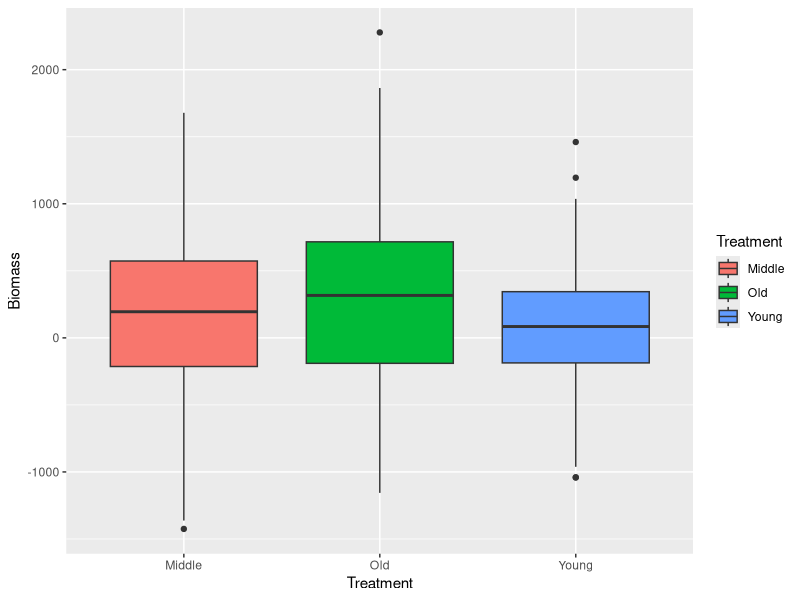
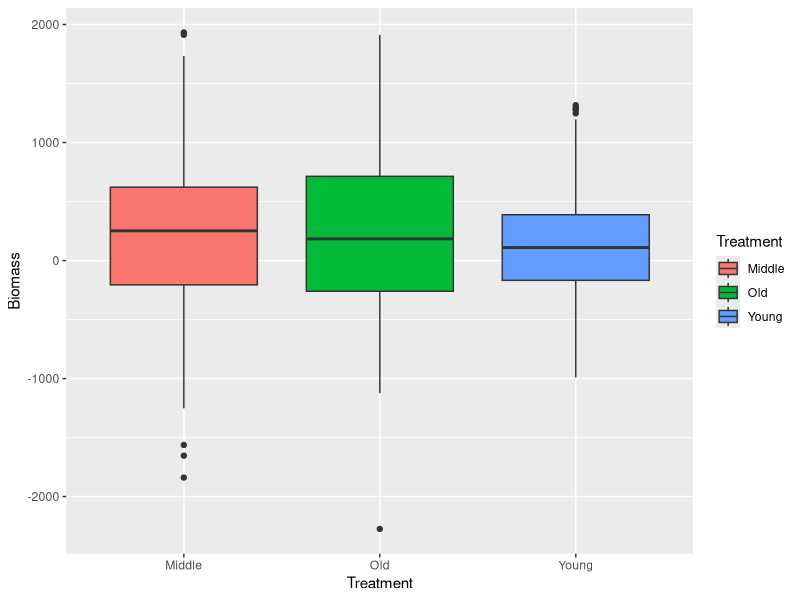
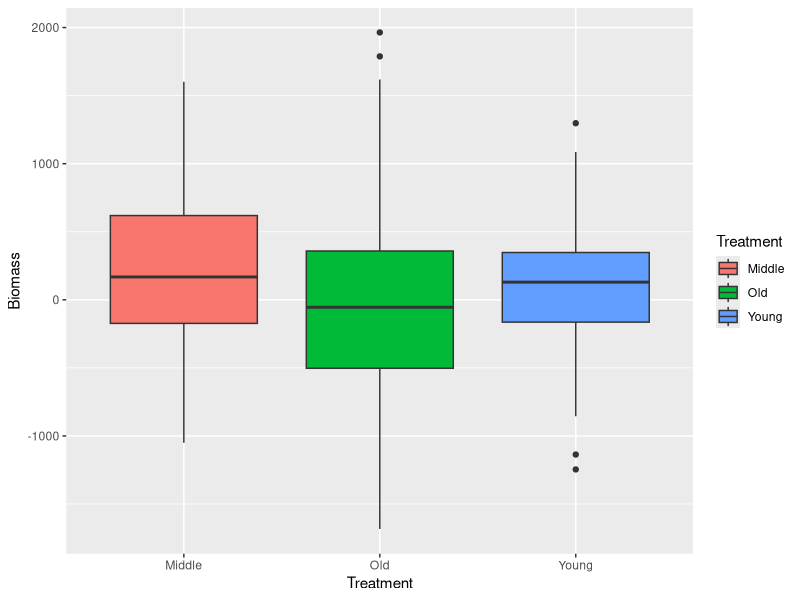

Write the R code that produced these figures, in order.
# Isaac Racine
# HW 8
# 10 Mar 2021
#------------------------------------------------

library(ggplot2)
library(tidyverse)

#https://datadryad.org/stash/dataset/doi:10.5061/dryad.82vr4
#where I got my data

z <- read.table("AbovegroundData.csv",header=TRUE,sep=",", stringsAsFactors=FALSE)

#add ID column, index age and biomass to new dataframe
z <- data.frame(1:nrow(z),z$Age, z$AGB) 
names(z) <- list("ID","Age","Biomass")


#change Age's with OG to 200
#OG meant they were too old to detemine an age
#we will put in age of 200
z <- z %>%
  mutate(Age = str_replace(Age, "OG", "200"))



#change age from char to int
z$Age <- as.numeric(as.character(z$Age))
#write.csv(z, "C:\\Users\\isaac\\Documents\\R\\BIOL_381\\RacineBio381\\CleanedAbovegroundData.csv")
#see summary
summary(z)

#Can group ages into treatments
#0-20 is young
#21-199 is middle
#200+ is old
z <- split(z, cut(z$Age, c(0,20,199,200), include.lowest = TRUE))

print(z)

#Now that they're split here are their summary stats
#Group Young
print(z$`[0,20]`)
young_num <- length(z$`[0,20]`$Biomass)
young_mean <- mean(z$`[0,20]`$Biomass)
young_var <- var(z$`[0,20]`$Biomass)/20

#Group Middle
middle_num <- length(z$`(20,199]`$Biomass)
middle_mean <- mean(z$`(20,199]`$Biomass)
middle_var <- var(z$`(20,199]`$Biomass)/90

#Group Old
old_num <- length(z$`(199,200]`$Biomass)
old_mean <- mean(z$`(199,200]`$Biomass)
old_var <- var(z$`(199,200]`$Biomass)/100

#The variation of the groups were very large. To make the data actually significantly different I had to lessen the variation.
#-------------- Creating Simulated (Radnom) Data --------------
#First run the number of simulated data points needed 
#for each treatment group
young_data <- rnorm(young_num, young_mean, young_var)

middle_data <- rnorm(middle_num, middle_mean, middle_var)

old_data <- rnorm(old_num, old_mean, old_var)

#combine the treatment randomly generated biomass
#into one vector
vec_biomass <- c(young_data, middle_data, old_data)

#make vector to hold the treatment name
vec_treatment <- c(rep("Young", young_num), rep("Middle", middle_num), rep("Old", old_num))

#Create the data frame and give it names
rand_data <- data.frame(1:(young_num+middle_num+old_num),
                        vec_treatment, vec_biomass)
names(rand_data) <- list("ID", "Treatment", "Biomass")
print(rand_data)

#-------------- Make Model and PLot ---------------
#Here we will make an ANOVA test and plot
ANOmodel <- aov(Biomass~Treatment,data=rand_data)
print(summary(ANOmodel))

ANOplot <- ggplot(data=rand_data, aes(x=Treatment, y=Biomass,
                                      fill = Treatment)) +
  geom_boxplot()
print(ANOplot)

#-------------- Adjust Means ---------------
#Try to make means as close as together, 
#making effective size smaller
print(young_mean)
print(middle_mean)
print(old_mean)

#try to simulate data with same mean
young_data1 <- rnorm(young_num, middle_mean-70, young_var)
middle_data1 <- rnorm(middle_num, middle_mean, middle_var)
old_data1 <- rnorm(old_num, middle_mean+70, old_var)

#combine the treatment randomly generated biomass
#into one vector
vec_biomass1 <- c(young_data1, middle_data1, old_data1)

#Create the data frame and give it names
rand_data1 <- data.frame(1:(young_num+middle_num+old_num),
                        vec_treatment, vec_biomass1)
names(rand_data1) <- list("ID", "Treatment", "Biomass")

#Here we will make an ANOVA test and plot
ANOmodel <- aov(Biomass~Treatment,data=rand_data1)
print(summary(ANOmodel))

ANOplot <- ggplot(data=rand_data1, aes(x=Treatment, y=Biomass,
                                      fill = Treatment)) +
  geom_boxplot()
print(ANOplot)


#-------------- Testing Sample Size ---------------
#try to simulate data with smaller to see the minimum sample size needed to still have significant results
young_data2 <- rnorm(ceiling(young_num/2.7), young_mean, young_var)
middle_data2 <- rnorm(ceiling(middle_num/2.7), middle_mean, middle_var)
old_data2 <- rnorm(ceiling(old_num/2.7), old_mean, old_var)

#combine the treatment randomly generated biomass
#into one vector
vec_biomass2 <- c(young_data2, middle_data2, old_data2)
vec_treatment2 <- c(rep("Young", ceiling(young_num/2.7)), rep("Middle", ceiling(middle_num/2.7)), rep("Old", ceiling(old_num/2.7)))

#Create the data frame and give it names
rand_data2 <- data.frame(1:(ceiling(young_num/2.7)+ceiling(middle_num/2.7)+ceiling(old_num/2.7)),
                         vec_treatment2, vec_biomass2)
names(rand_data2) <- list("ID", "Treatment", "Biomass")

#Here we will make an ANOVA test and plot
ANOmodel <- aov(Biomass~Treatment,data=rand_data2)
print(summary(ANOmodel))

ANOplot <- ggplot(data=rand_data2, aes(x=Treatment, y=Biomass,
                                       fill = Treatment)) +
  geom_boxplot()
print(ANOplot)
